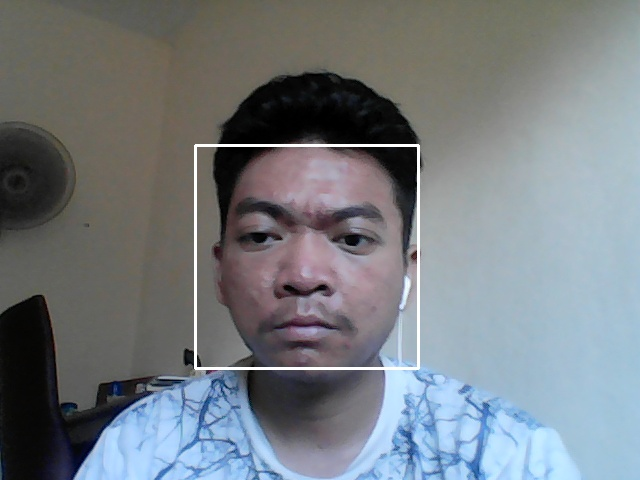
#> input picture data/wajah.1.1.jpg, 640 x 480 px; its folder holds only this picture in this run
$ python train.py
#> lines starting #> are read from the running program, lines starting #| are printed output that depends on the picture
import cv2
import os
import numpy as np
from PIL import Image
wajahDir = 'data'
trainDir = 'train'

faceRecognizer = cv2.face.LBPHFaceRecognizer_create()
faceDetector = cv2.CascadeClassifier('haarcascade_frontalface_default.xml')


def getImageLabel(path):
#> called with path = 'data'
    imagePaths = [os.path.join(path, f) for f in os.listdir(path)]
    faceSamples = []
    faceIDs = []
    for imagePath in imagePaths:
        PILImg = Image.open(imagePath).convert('L')
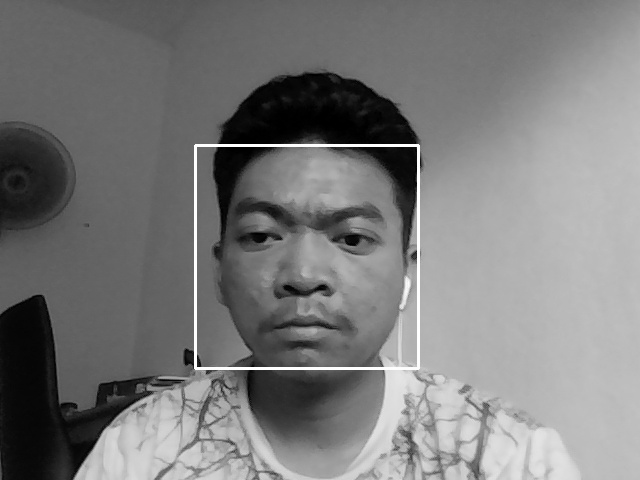
#> PILImg: PIL image 640x480 L; min 0, max 255, mean 122.7
        imgNum = np.array(PILImg, 'uint8')
        faceID = int(os.path.split(imagePath)[-1].split('.')[1])
        faces = faceDetector.detectMultiScale(imgNum)
#> faces = [[193, 140, 232, 232]]
        for (x, y, w, h) in faces:
            faceSamples.append(imgNum[y:y+h, x:x+w])
            faceIDs.append(faceID)
#> this loop made 1 pass
#> after the loop, faceIDs = [1]; faceSamples = 1 item
        return faceSamples, faceID


print("sedang melakukan training data wajah, silahkan tunggu beberapa saat")

faces, IDs = getImageLabel(wajahDir)
#> faces = 1 item; IDs = 1
faceRecognizer.train(faces, np.array(IDs))
faceRecognizer.write(trainDir+'/training.xml')

print('sebanyak {0} data wajah telah di training ke mesin',
      format(len(np.unique(IDs))))
#| sebanyak {0} data wajah telah di training ke mesin 1
